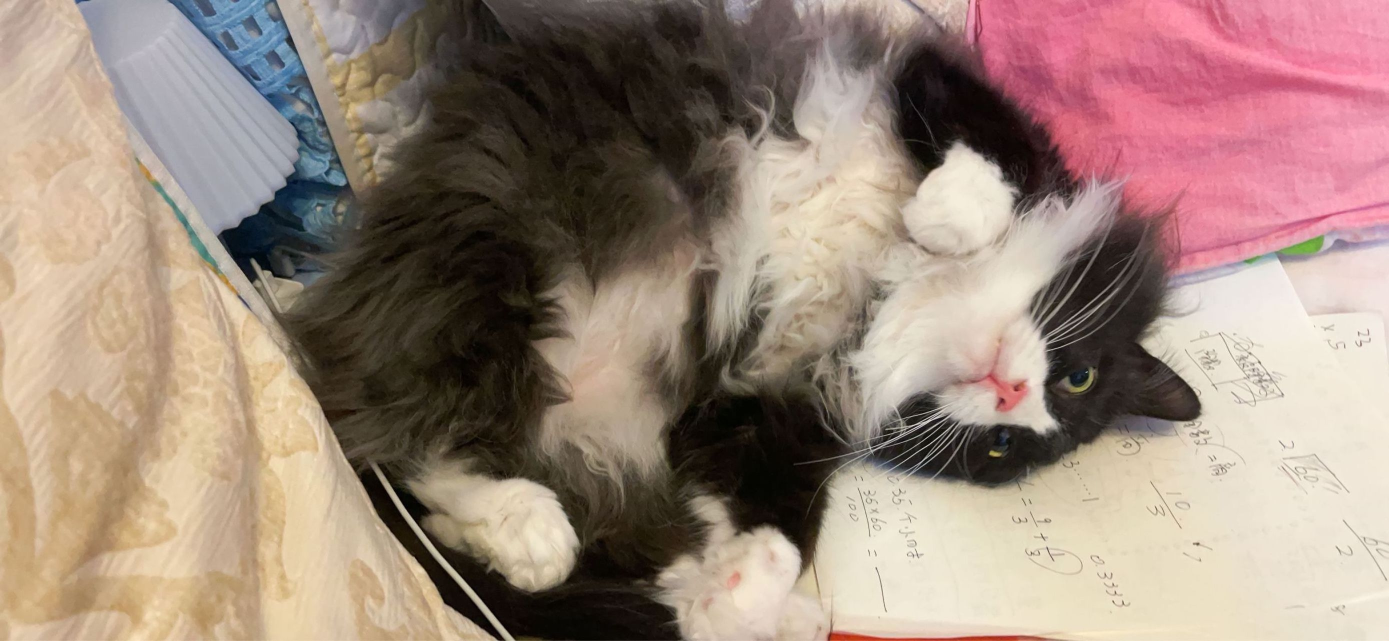
#> input picture homework/myphoto.jpg, 2778 x 1282 px (shown at 1/2 size)
$ python image_processing_1.py
#> lines starting #> are read from the running program, lines starting #| are printed output that depends on the picture
import cv2
from PIL import ImageFont, ImageDraw, Image
import numpy as np

# 读取图片
my_photo = cv2.imread('myphoto.jpg', 1)
#> my_photo is the input picture: shape (1282, 2778, 3); mean B, G, R 123.2, 135.2, 156.4
# 获取高和宽 得到图片的大小
height, width = my_photo.shape[:2]
#> height = 1282; width = 2778

# 显示图片
cv2.imshow('show original my_photo', my_photo)
cv2.waitKey(0)
cv2.destroyAllWindows()

# ----------------------------------------------------平移----------------------------------------------------

# tx向右 ty向上
tx, ty = 100, 150

# create the translation matrix using tx and ty, it is a NumPy array
translation_matrix = np.array([
    [1, 0, tx],
    [0, 1, ty]
], dtype=np.float32)

# 将旋转矩阵应用于图像
translated_image = cv2.warpAffine(src=my_photo, M=translation_matrix, dsize=(width, height))

# 显示图片
cv2.imshow('show my_photo traslation',translated_image)
cv2.waitKey(0)
cv2.destroyAllWindows()

# --------------------------------------------------缩放--------------------------------------------------
# 计算比例
scale_up_x = 1024/width
#> scale_up_x = 0.369
scale_up_y = 768/height
#> scale_up_y = 0.599
# 原始比例0.6缩小
scale_down = 0.6

scaled_f_down = cv2.resize(my_photo, None, fx=scale_down, fy=scale_down, interpolation=cv2.INTER_LINEAR)
scaled_f_up = cv2.resize(my_photo, None, fx=scale_up_x, fy=scale_up_y, interpolation=cv2.INTER_LINEAR)
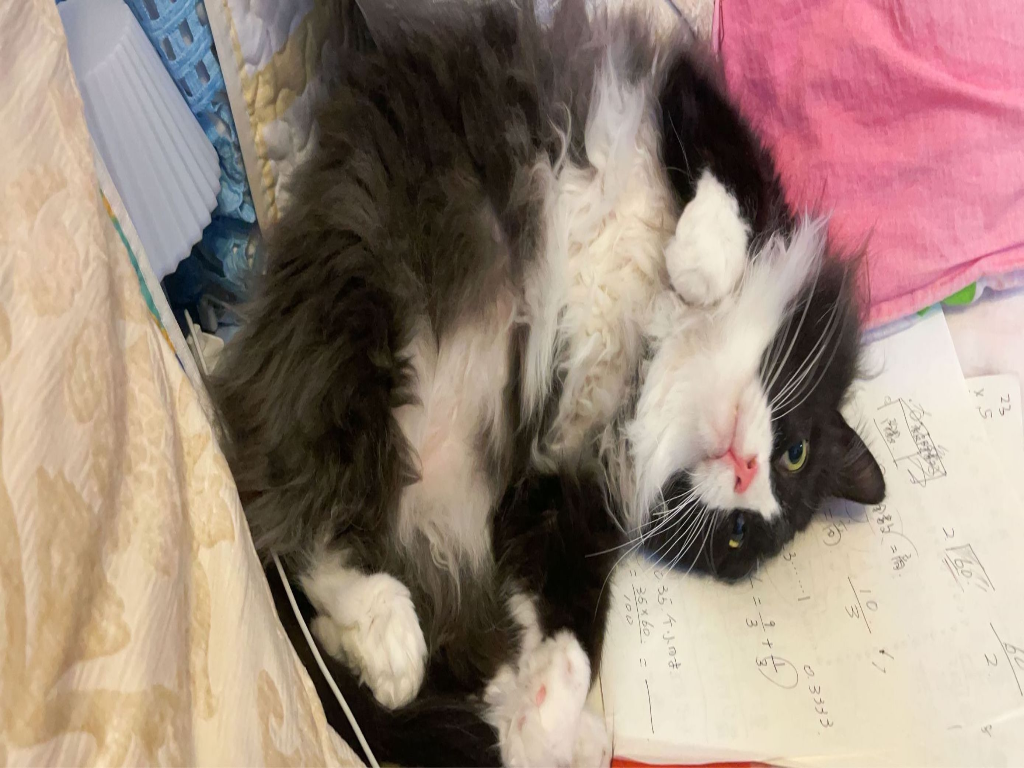
#> scaled_f_up: shape (768, 1024, 3); mean B, G, R 123.1, 135.1, 156.3

# 显示图像
cv2.imshow('Scale down to 1024*768.', scaled_f_up)
cv2.waitKey()
cv2.imshow('Scale down', scaled_f_down)
cv2.waitKey()
cv2.destroyAllWindows()

# --------------------------------------------------翻转---------------------------------------------------
img_0 = cv2.flip(my_photo, 1)
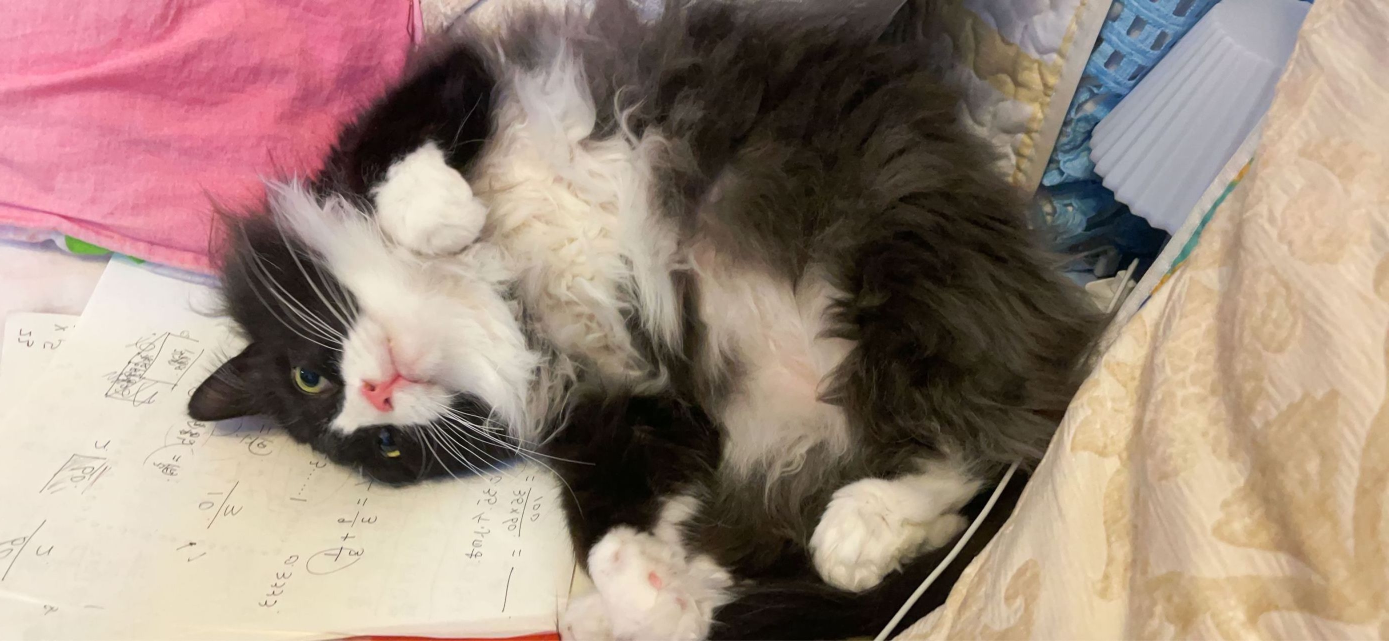
#> img_0: shape (1282, 2778, 3) (shown at 1/2 size); mean B, G, R 123.2, 135.2, 156.4
img_1 = cv2.flip(my_photo, 0)
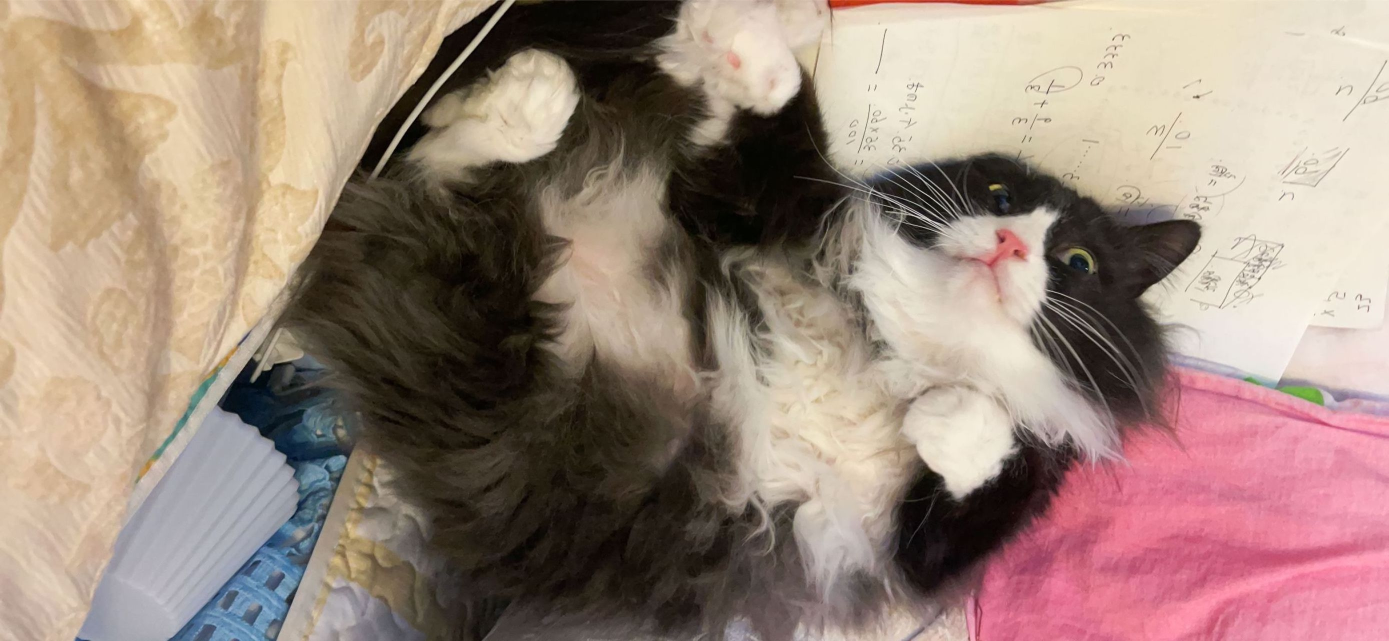
#> img_1: shape (1282, 2778, 3) (shown at 1/2 size); mean B, G, R 123.2, 135.2, 156.4
img_2 = cv2.flip(my_photo, -1)
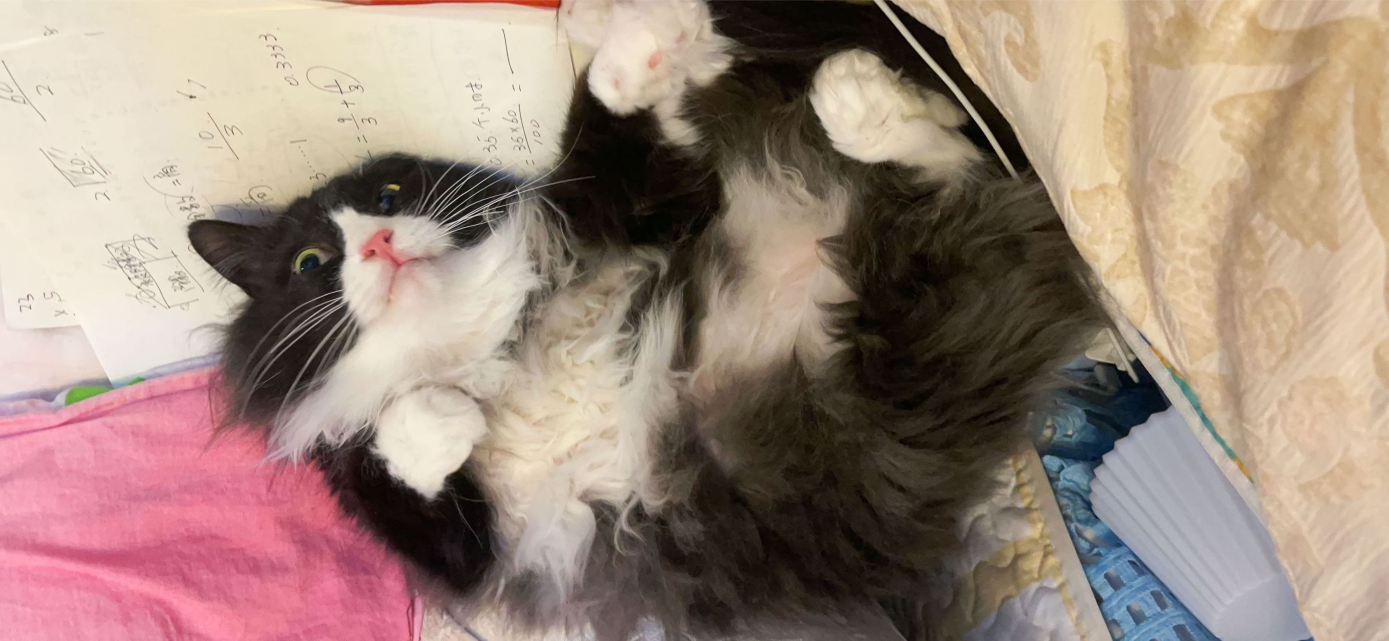
#> img_2: shape (1282, 2778, 3) (shown at 1/2 size); mean B, G, R 123.2, 135.2, 156.4

cv2.imshow('flip horizontal', img_0)
cv2.waitKey(0)
cv2.imshow('flip vertical', img_1)
cv2.waitKey(0)
cv2.imshow('flip vertical + horizontal', img_2)
cv2.waitKey(0)

# --------------------------------------------------旋转---------------------------------------------------
# 图片中心
center = (width/2, height/2)
#> center = (1389, 641)
rotate_matrix = cv2.getRotationMatrix2D(center=center, angle=45, scale=1)

# rotate the image using cv2.warpAffine
rotated_image = cv2.warpAffine(src=my_photo, M=rotate_matrix, dsize=(width, height))
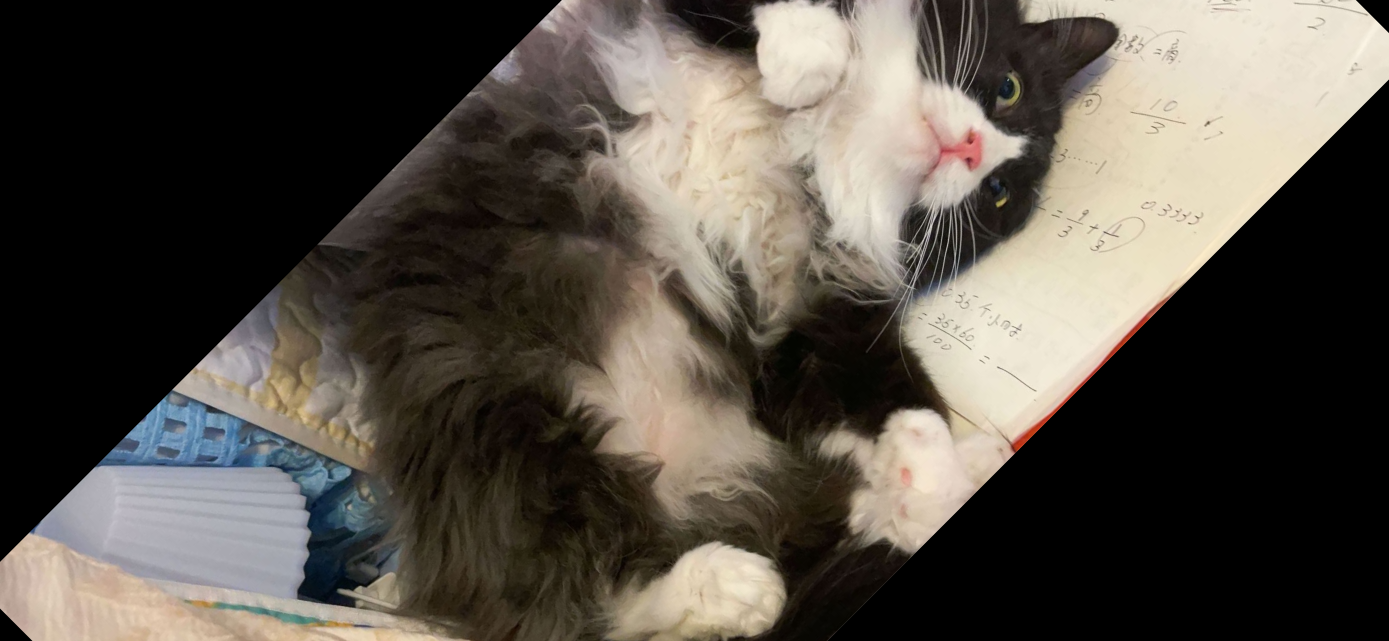
#> rotated_image: shape (1282, 2778, 3) (shown at 1/2 size); mean B, G, R 71.1, 79.2, 85.3

cv2.imshow('Rotated image', rotated_image)
# wait indefinitely, press any key on keyboard to exit
cv2.waitKey(0)

# --------------------------------------------------缩略---------------------------------------------------
# 使用PIL
# 目标尺寸
target_width = 1024/2
target_height = 768/2
# 读取图片
image = Image.open('myphoto.jpg')
# 生成缩略图
image.thumbnail((target_width, target_height))
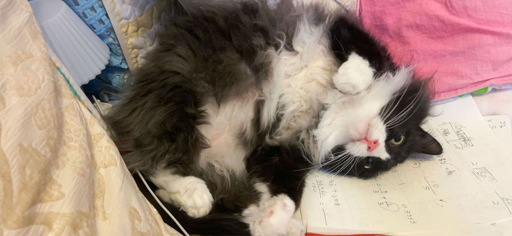
#> image: PIL image 512x236 RGB; mean R, G, B 156.5, 135.4, 123.3

# 显示图像
image.show()
cv2.waitKey(0)

$ run again, with homework/IMG_8297.jpeg copied over homework/myphoto.jpg
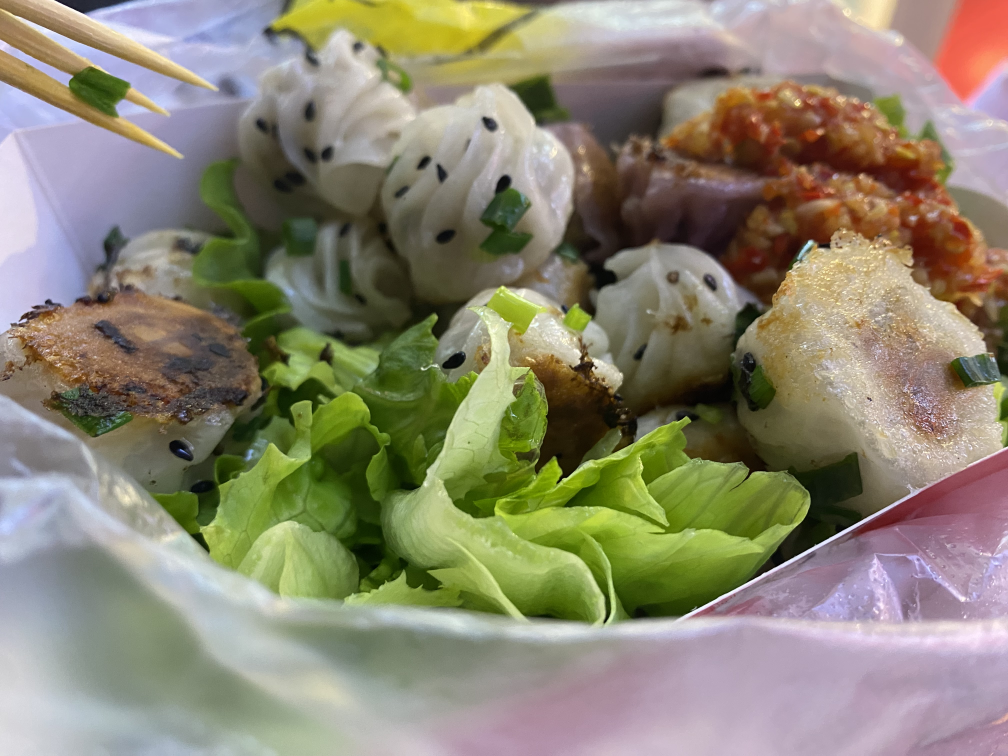
#> input picture homework/IMG_8297.jpeg, 4032 x 3024 px (shown at 1/4 size)
#> my_photo is the input picture: shape (3024, 4032, 3); mean B, G, R 113.4, 133.6, 139.2
#> `img_2 = cv2.flip(my_photo, -1)`:
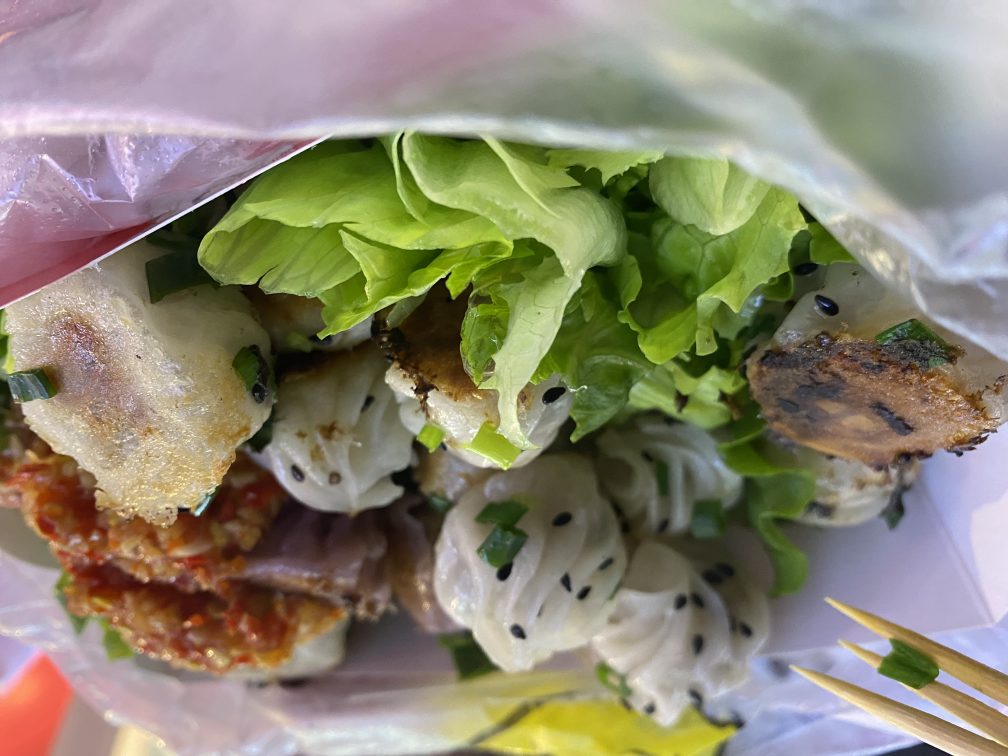
#> img_2: shape (3024, 4032, 3) (shown at 1/4 size); mean B, G, R 113.4, 133.6, 139.2
#> `rotated_image = cv2.warpAffine(src=my_photo, M=rotate_matrix, dsize=(w..`:
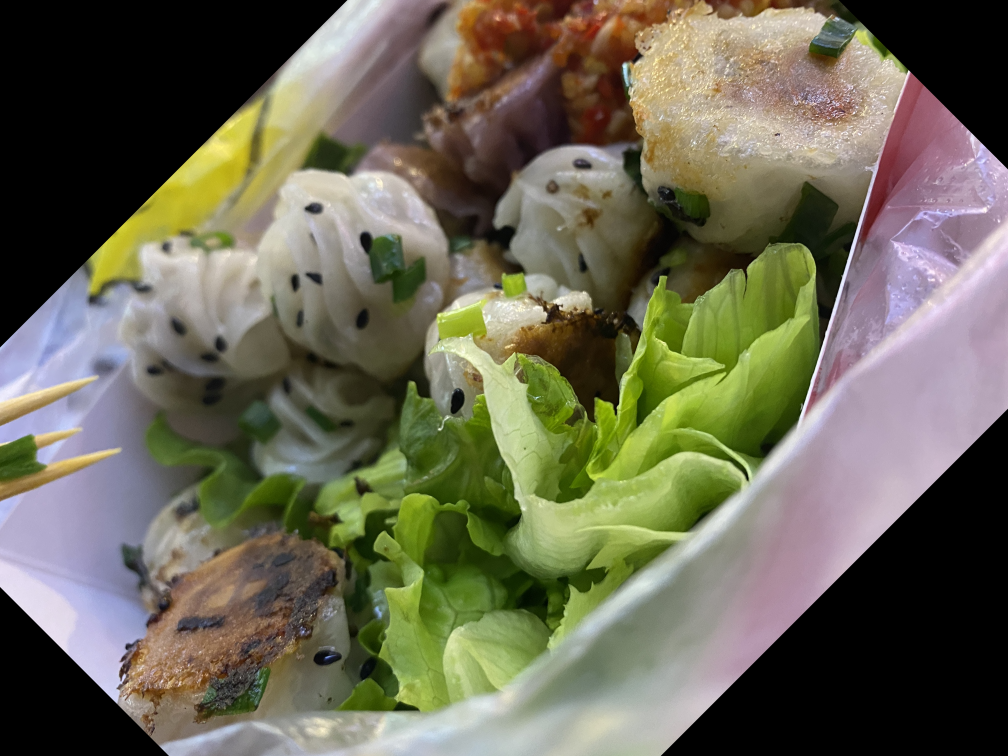
#> rotated_image: shape (3024, 4032, 3) (shown at 1/4 size); mean B, G, R 84.6, 103.8, 106.4

$ run again, with homework/home_color.png saved as homework/myphoto.jpg
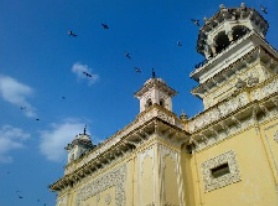
#> input picture homework/home_color.png, 278 x 206 px
#> my_photo is the input picture: shape (206, 278, 3); mean B, G, R 141, 124.4, 92.7
#> `img_2 = cv2.flip(my_photo, -1)`:
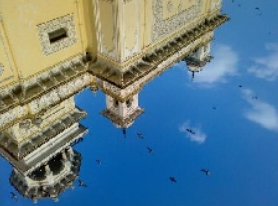
#> img_2: shape (206, 278, 3); mean B, G, R 141, 124.4, 92.7
#> `rotated_image = cv2.warpAffine(src=my_photo, M=rotate_matrix, dsize=(w..`:
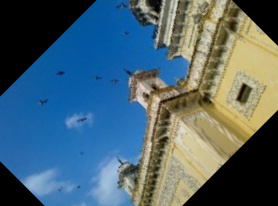
#> rotated_image: shape (206, 278, 3); mean B, G, R 113.6, 100.9, 75.3
